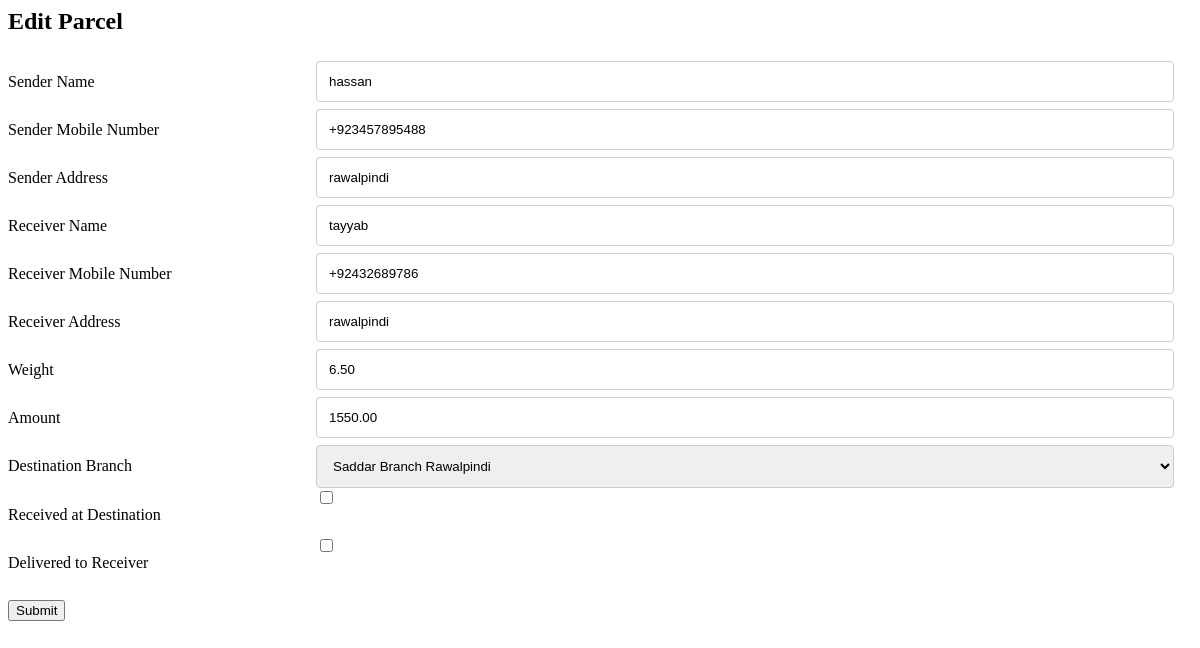
The app's page /editparcel/9 with its own data.
### app.py (models this page shows, shortened)
class BaseModel(Model):
    class Meta:
        database = database

class Parcel(BaseModel):
    user = ForeignKeyField(User, backref='parcels')
    parcelnumber = TextField()
    sendername = TextField()
    sendermobilenumber = TextField()
    senderaddress = TextField()
    receivername = TextField()
    receivermobilenumber = TextField()
    receiveraddress = TextField()
    parcelweight = DecimalField()
    amount = DecimalField()
    pub_date = DateTimeField()
    destination_branch = IntegerField()
    is_received_at_destination = BitField()
    is_delivered_to_receiever = BitField()

### app.py (the view)
@app.route('/editparcel/<int:id>', methods=['GET', 'POST'])
def editparcel(id):
    parcel = get_object_or_404(Parcel, Parcel.id == id)
    form = ParcelForm(formdata=request.form, obj=parcel)
    form.is_received_at_destination.checked = parcel.is_received_at_destination
    form.is_delivered_to_receiever.checked = parcel.is_delivered_to_receiever
    if request.method == 'POST':
        parcel.is_received_at_destination = request.form.get('is_received_at_destination',False)
        parcel.is_delivered_to_receiever = request.form.get('is_delivered_to_receiever',False)
        parcel.save()
        return redirect(url_for('parcels', id=id))
    else:
        return render_template('update.html', form=form)

### app.py (called while the page is built)
def get_current_user():
    if session.get('logged_in'):
        return User.get(User.id == session['user_id'])

def get_object_or_404(model, *expressions):
    try:
        return model.get(*expressions)
    except model.DoesNotExist:
        abort(404)

@app.before_request
def before_request():
    g.db = database
    g.db.connect(reuse_if_open = True)

@app.after_request
def after_request(response):
    g.db.close()
    return response

@app.context_processor
def _inject_user():
    return {'current_user': get_current_user()}

### templates/update.html (shortened to what this page needs)
<doctype html>
<h2>Edit  Parcel</h2>
<div class="container">
{% from "_formhelpers.html" import render_field %}
    <form method=post>
        <dl>
<div class="row">
            {{ render_field(form.sendername) }}
</div>
          <div class="row">  {{ render_field(form.sendermobilenumber) }}
          </div>
        <div class="row">    {{ render_field(form.senderaddress) }}  </div>
        <div class="row">    {{ render_field(form.receivername) }}  </div>
        <div class="row">    {{ render_field(form.receivermobilenumber) }}  </div>
         <div class="row">   {{ render_field(form.receiveraddress) }}  </div>
         <div class="row">   {{ render_field(form.parcelweight) }}  </div>
         <div class="row">   {{ render_field(form.amount) }}  </div>
          <div class="row">  {{ render_field(form.destination_branch) }}  </div>
          <div class="row">  {{ render_field(form.is_received_at_destination) }}  </div>
          <div class="row">  {{ render_field(form.is_delivered_to_receiever) }}  </div>
        </dl>
        <p><input type=submit value=Submit>
    </form>
</div>

### templates/_formhelpers.html (shortened to what this page needs)
{% macro render_field(field) %}
    <dt>{{ field.label }}
    <dd>{{ field(**kwargs)|safe }}
    </dd>
{% endmacro %}

### templates/update.html (style rules this page uses)
label { padding: 12px 12px 12px 0; display: inline-block; float: left; width: 25%; margin-top: 6px; }
input[type=text], select, textarea { width: 100%; padding: 12px; border: 1px solid #ccc; border-radius: 4px; resize: vertical; float: left; width: 75%; margin-top: 6px; }
input[type=number], select, textarea { width: 100%; padding: 12px; border: 1px solid #ccc; border-radius: 4px; resize: vertical; float: left; width: 75%; margin-top: 6px; }
.row:after { content: ""; display: table; clear: both; }

### records on screen
Parcel: sendername "hassan", sendermobilenumber "+923457895488", senderaddress "rawalpindi", receivername "tayyab", receivermobilenumber "+92432689786", receiveraddress "rawalpindi", parcelweight "6.50", amount "1550.00", destination_branch "Saddar Branch Rawalpindi"

### other values on screen
{{ field.label }} "Sender Name Sender Mobile Number Sender Address Receiver Name Receiver Mobile Number Receiver Address Weight Amount Destination Branch Received at Destination Delivered to Receiver"
